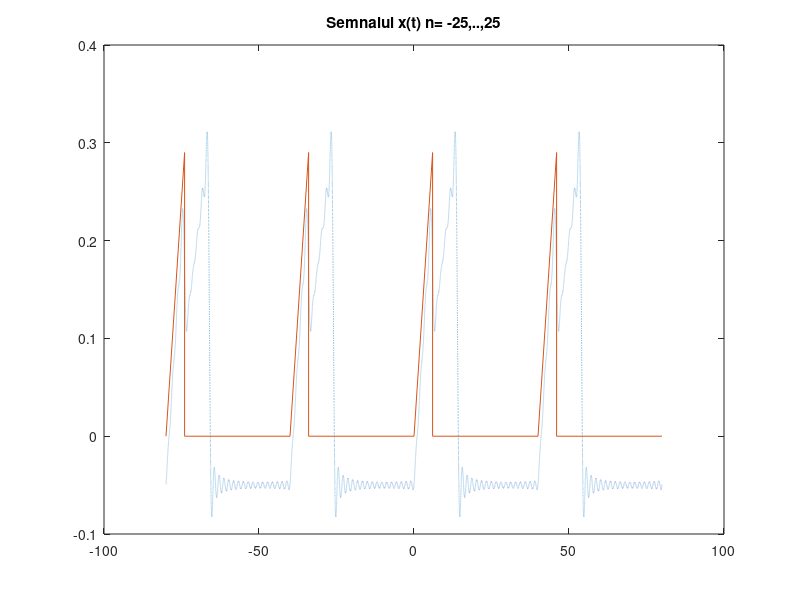
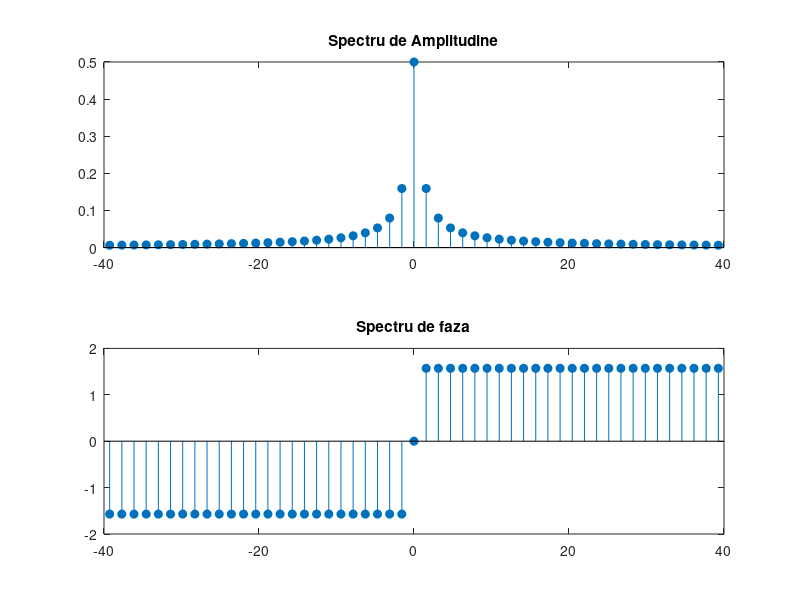

Source code (MATLAB) for these figures, in order:
P = 40; wo = 2*pi/P;			

C0 = 36/1600				

t = -80:0.001:80;				

N = 25;			% Sunt 50 de coeficienti (de la -25 pana la 25)
   
   x = C0*ones(size(t));		
   
   for k = -N:-1,			% bucla pentru termenii negativi
      Xk =2*(exp(-j*k*wo*6)*(-6*j*k*wo+exp(6*j*wo*k)-1))/(j*j*k*k*wo*wo*P*P);       
                            %OBS: am calculat integrala pentru o functie 
                            % f={-2A*t/T, pt t intre 0 si 6
                            %     si 0 in rest              
      x = x + real(Xk*exp(j*k*wo*t));	
   end;
   
   for k = 1:N,			% bucla pentru termenii pozitivi
      Xk =2*(exp(-j*k*wo*14)*(-14*j*k*wo+exp(14*j*wo*k)-1))/(j*j*k*k*wo*wo*P*P);               
      x = x + real(Xk*exp(j*k*wo*t));	
   end;

   plot(t,x,':');			
   hold on;
   plot([ -80 -74 -74 -40 -34 -34 0 6 6 40 46 46 80],[ 0 0.29 0 0 0.29 0 0 0.29 0 0 0.29 0 0   ],'-'); %semnalul initial
   hold off;
   hold off;
   titlevec = ['Semnalul x(t) n= ' num2str(-N),',..,',num2str(N)];
   title(titlevec);
   

clear;				
figure(2); clf;			

P = 4; wo = 2*pi/P;			

D0 = 0.5;				

i = 1;					% vector pentru a memora Dn si w

for k = -25:-1,				
   Xk(i) = j/(2*pi*k)                  
   w(i) = k*wo;				
	i = i + 1;			
end;

Xk(i) = D0
w(i) = 0;	

i = i + 1;				

for k = 1:25			
   Xk(i) = j/(2*pi*k)                 
   w(i) = k*wo;				
   i = i + 1;				
end;
   
subplot(2,1,1);				% spectru semnalului
stem(w,abs(Xk),'filled');
title('Spectru de Amplitudine');

subplot(2,1,2);				% spectru de faza
stem(w,angle(Xk),'filled');
title('Spectru de faza');